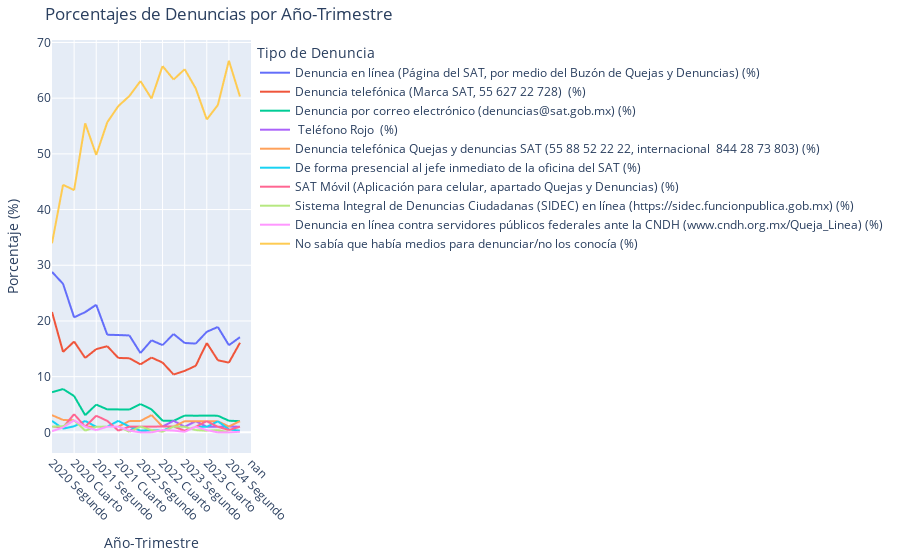

Source (notebook cell):
### Code cell
import plotly.express as px

columns_percentage = [col for col in data.columns if col.endswith(" (%)")]

# Crear un DataFrame con los datos de porcentajes en formato "long" (aplanado)
data_long = data.melt(
    id_vars=['Año-Trimestre'],  # Columna fija
    value_vars=columns_percentage,  # Columnas a descomponer
    var_name='Tipo de Denuncia',  # Nombre para la columna de tipos de denuncia
    value_name='Porcentaje'  # Nombre para los valores de porcentaje
)

# Crear la gráfica interactiva
fig = px.line(
    data_long,
    x='Año-Trimestre',
    y='Porcentaje',
    color='Tipo de Denuncia',
    title='Porcentajes de Denuncias por Año-Trimestre',
    labels={'Año-Trimestre': 'Año-Trimestre', 'Porcentaje': 'Porcentaje (%)'}
)

# Ajustar diseño
fig.update_layout(
    xaxis_tickangle=45,  # Rotar etiquetas del eje x
    legend_title_text='Tipo de Denuncia',
    margin=dict(l=40, r=40, t=40, b=40)
)

# Mostrar la gráfica
fig.show()

### Figure 1 — Plotly figure (JSON) as saved in the notebook; plotly's stock layout.template omitted (floating-point values rounded to 4 significant figures; data arrays with more than 128 entries replaced by an {"elided": "..."} marker saying what was removed)
{"data": [{"hovertemplate": "Tipo de Denuncia=Denuncia en línea (Página del SAT, por medio del Buzón de Quejas y Denuncias) (%)<br>Año-Trimestre=%{x}<br>Porcentaje (%)=%{y}<extra></extra>", "legendgroup": "Denuncia en línea (Página del SAT, por medio del Buzón de Quejas y Denuncias) (%)", "line": {"color": "#636efa", "dash": "solid"}, "marker": {"symbol": "circle"}, "mode": "lines", "name": "Denuncia en línea (Página del SAT, por medio del Buzón de Quejas y Denuncias) (%)", "showlegend": true, "type": "scattergl", "x": {"elided": "153 str values"}, "xaxis": "x", "y": {"elided": "153 float values"}, "yaxis": "y"}, {"hovertemplate": "Tipo de Denuncia=Denuncia telefónica (Marca SAT, 55 627 22 728)  (%)<br>Año-Trimestre=%{x}<br>Porcentaje (%)=%{y}<extra></extra>", "legendgroup": "Denuncia telefónica (Marca SAT, 55 627 22 728)  (%)", "line": {"color": "#EF553B", "dash": "solid"}, "marker": {"symbol": "circle"}, "mode": "lines", "name": "Denuncia telefónica (Marca SAT, 55 627 22 728)  (%)", "showlegend": true, "type": "scattergl", "x": {"elided": "153 str values"}, "xaxis": "x", "y": {"elided": "153 float values"}, "yaxis": "y"}, {"hovertemplate": "Tipo de Denuncia=Denuncia por correo electrónico (denuncias@sat.gob.mx) (%)<br>Año-Trimestre=%{x}<br>Porcentaje (%)=%{y}<extra></extra>", "legendgroup": "Denuncia por correo electrónico (denuncias@sat.gob.mx) (%)", "line": {"color": "#00cc96", "dash": "solid"}, "marker": {"symbol": "circle"}, "mode": "lines", "name": "Denuncia por correo electrónico (denuncias@sat.gob.mx) (%)", "showlegend": true, "type": "scattergl", "x": {"elided": "153 str values"}, "xaxis": "x", "y": {"elided": "153 float values"}, "yaxis": "y"}, {"hovertemplate": "Tipo de Denuncia= Teléfono Rojo  (%)<br>Año-Trimestre=%{x}<br>Porcentaje (%)=%{y}<extra></extra>", "legendgroup": " Teléfono Rojo  (%)", "line": {"color": "#ab63fa", "dash": "solid"}, "marker": {"symbol": "circle"}, "mode": "lines", "name": " Teléfono Rojo  (%)", "showlegend": true, "type": "scattergl", "x": {"elided": "153 str values"}, "xaxis": "x", "y": {"elided": "153 float values"}, "yaxis": "y"}, {"hovertemplate": "Tipo de Denuncia=Denuncia telefónica Quejas y denuncias SAT (55 88 52 22 22, internacional  844 28 73 803) (%)<br>Año-Trimestre=%{x}<br>Porcentaje (%)=%{y}<extra></extra>", "legendgroup": "Denuncia telefónica Quejas y denuncias SAT (55 88 52 22 22, internacional  844 28 73 803) (%)", "line": {"color": "#FFA15A", "dash": "solid"}, "marker": {"symbol": "circle"}, "mode": "lines", "name": "Denuncia telefónica Quejas y denuncias SAT (55 88 52 22 22, internacional  844 28 73 803) (%)", "showlegend": true, "type": "scattergl", "x": {"elided": "153 str values"}, "xaxis": "x", "y": {"elided": "153 float values"}, "yaxis": "y"}, {"hovertemplate": "Tipo de Denuncia=De forma presencial al jefe inmediato de la oficina del SAT (%)<br>Año-Trimestre=%{x}<br>Porcentaje (%)=%{y}<extra></extra>", "legendgroup": "De forma presencial al jefe inmediato de la oficina del SAT (%)", "line": {"color": "#19d3f3", "dash": "solid"}, "marker": {"symbol": "circle"}, "mode": "lines", "name": "De forma presencial al jefe inmediato de la oficina del SAT (%)", "showlegend": true, "type": "scattergl", "x": {"elided": "153 str values"}, "xaxis": "x", "y": {"elided": "153 float values"}, "yaxis": "y"}, {"hovertemplate": "Tipo de Denuncia=SAT Móvil (Aplicación para celular, apartado Quejas y Denuncias) (%)<br>Año-Trimestre=%{x}<br>Porcentaje (%)=%{y}<extra></extra>", "legendgroup": "SAT Móvil (Aplicación para celular, apartado Quejas y Denuncias) (%)", "line": {"color": "#FF6692", "dash": "solid"}, "marker": {"symbol": "circle"}, "mode": "lines", "name": "SAT Móvil (Aplicación para celular, apartado Quejas y Denuncias) (%)", "showlegend": true, "type": "scattergl", "x": {"elided": "153 str values"}, "xaxis": "x", "y": {"elided": "153 float values"}, "yaxis": "y"}, {"hovertemplate": "Tipo de Denuncia=Sistema Integral de Denuncias Ciudadanas (SIDEC) en línea (https://sidec.funcionpublica.gob.mx) (%)<br>Año-Trimestre=%{x}<br>Porcentaje (%)=%{y}<extra></extra>", "legendgroup": "Sistema Integral de Denuncias Ciudadanas (SIDEC) en línea (https://sidec.funcionpublica.gob.mx) (%)", "line": {"color": "#B6E880", "dash": "solid"}, "marker": {"symbol": "circle"}, "mode": "lines", "name": "Sistema Integral de Denuncias Ciudadanas (SIDEC) en línea (https://sidec.funcionpublica.gob.mx) (%)", "showlegend": true, "type": "scattergl", "x": {"elided": "153 str values"}, "xaxis": "x", "y": {"elided": "153 float values"}, "yaxis": "y"}, {"hovertemplate": "Tipo de Denuncia=Denuncia en línea contra servidores públicos federales ante la CNDH (www.cndh.org.mx/Queja_Linea) (%)<br>Año-Trimestre=%{x}<br>Porcentaje (%)=%{y}<extra></extra>", "legendgroup": "Denuncia en línea contra servidores públicos federales ante la CNDH (www.cndh.org.mx/Queja_Linea) (%)", "line": {"color": "#FF97FF", "dash": "solid"}, "marker": {"symbol": "circle"}, "mode": "lines", "name": "Denuncia en línea contra servidores públicos federales ante la CNDH (www.cndh.org.mx/Queja_Linea) (%)", "showlegend": true, "type": "scattergl", "x": {"elided": "153 str values"}, "xaxis": "x", "y": {"elided": "153 float values"}, "yaxis": "y"}, {"hovertemplate": "Tipo de Denuncia=No sabía que había medios para denunciar/no los conocía (%)<br>Año-Trimestre=%{x}<br>Porcentaje (%)=%{y}<extra></extra>", "legendgroup": "No sabía que había medios para denunciar/no los conocía (%)", "line": {"color": "#FECB52", "dash": "solid"}, "marker": {"symbol": "circle"}, "mode": "lines", "name": "No sabía que había medios para denunciar/no los conocía (%)", "showlegend": true, "type": "scattergl", "x": {"elided": "153 str values"}, "xaxis": "x", "y": {"elided": "153 float values"}, "yaxis": "y"}], "layout": {"legend": {"title": {"text": "Tipo de Denuncia"}, "tracegroupgap": 0}, "margin": {"b": 40, "l": 40, "r": 40, "t": 40}, "title": {"text": "Porcentajes de Denuncias por Año-Trimestre"}, "xaxis": {"anchor": "y", "domain": [0, 1], "tickangle": 45, "title": {"text": "Año-Trimestre"}}, "yaxis": {"anchor": "x", "domain": [0, 1], "title": {"text": "Porcentaje (%)"}}}}
